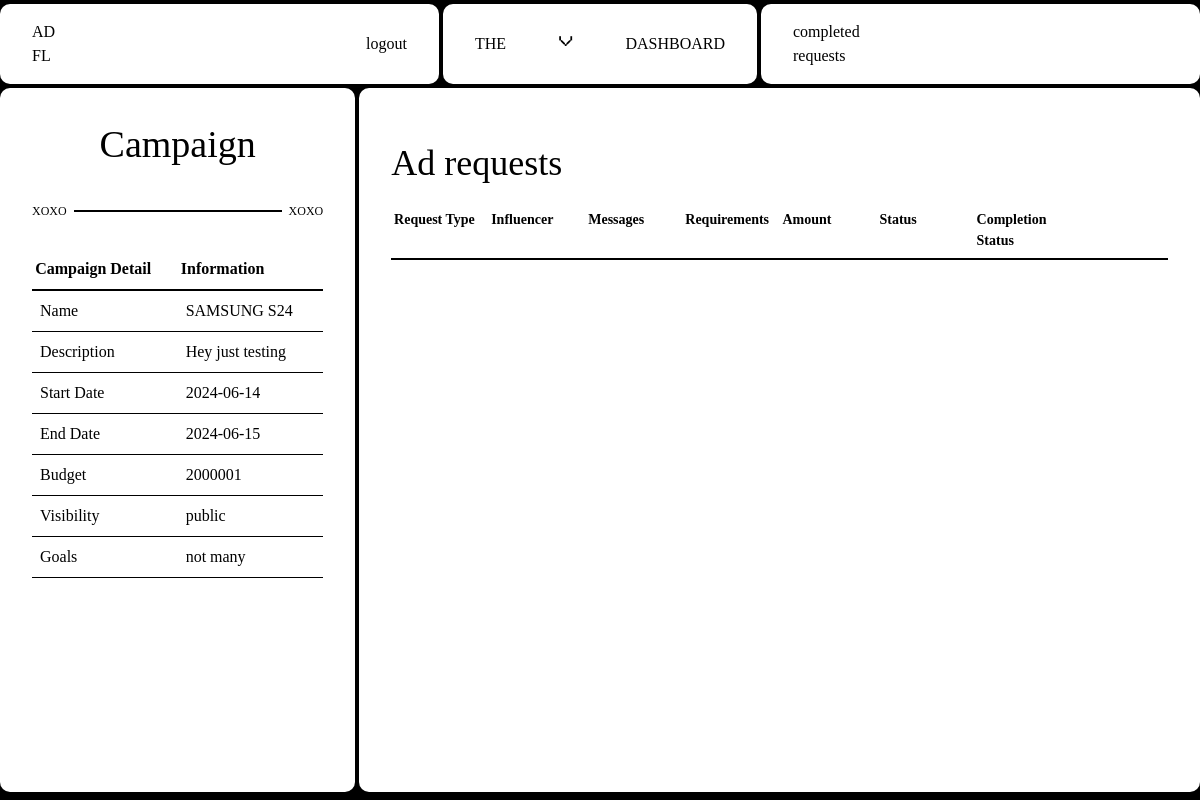
The app's page /sponsor/viewCampaign/1 (signed in), older data.
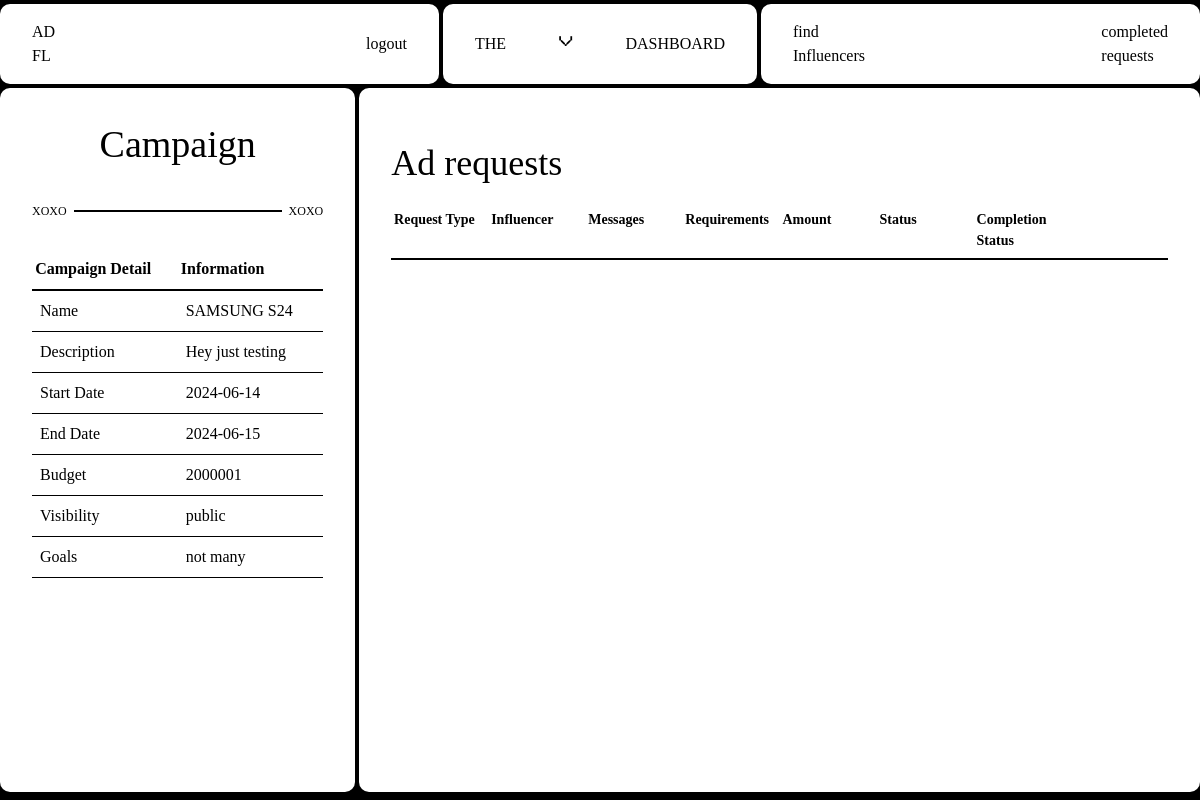
The same page, newer data.
### Adfluence/sponsor.py (the view)
@sponsor.route("/viewCampaign/<int:campaign_id>", methods=["GET"])
@role_required("Sponsor")
@login_required
def viewCampaign(campaign_id):
    campaign = Campaign.query.get_or_404(campaign_id)
    campaignRequests = campaignRequest.query.filter_by(campaign_id=campaign_id).all()
    campaign_requests_with_details = []
    for campaign_request in campaignRequests:
        influencer = Influencer.query.get(campaign_request.influencer_id)
        if influencer:
            influencer_name = influencer.name
            campaign_requests_with_details.append(
                {
                    "request": campaign_request,
                    "influencer_name": influencer_name,
                    "request_type": "Received",
                }
            )
        else:
            flash("Influencer not found", category="error")
    adrequests = AdRequest.query.filter_by(campaign_id=campaign_id).all()
    sent_requests_with_details = []
    for sent_request in adrequests:
        influencer = Influencer.query.get(sent_request.influencer_id)
        influencer_name = influencer.name
        sent_requests_with_details.append(
            {
                "request": sent_request,
                "influencer_name": influencer_name,
                "request_type": "Sent",
            }
        )
    return render_template(
        "Sponsor/viewCampaign.html",
        campaign=campaign,
        ad_requests=sent_requests_with_details,
        campaign_requests=campaign_requests_with_details,
    )

### Adfluence/auth.py (called while the page is built)
def role_required(role):
    def decorator(f):
        @wraps(f)
        def decorated_function(*args, **kwargs):
            if current_user.role != role:
                abort(403)
            return f(*args, **kwargs)
        return decorated_function
    return decorator

### Adfluence/templates/Sponsor/viewCampaign.html (shortened to what this page needs)
{% extends "base.html" %} {% block head %}
<link
  rel="stylesheet"
  href="{{ url_for('static', filename='src/sponsor_css/view_campaign.css') }}"
/>
{% endblock %} {% block content %}
<div class="container">
  <nav>
    <div class="nav-1">
      <a href="{{ url_for('sponsor.dashboard') }}" class="logo view">
        AD <br />
        FL
      </a>
      <a href="{{ url_for('views.logout') }}" class="view">logout</a>
    </div>
    <div class="nav-2">
      <p class="menu-button">the</p>
      <p class="x">v</p>
      <p class="menu-button">dashboard</p>
    </div>
    <div class="nav-3">
      {% if campaign.flagged == False %}
      <a
        href="{{ url_for('sponsor.browse_influencers', campaign_id=campaign.id) }}"
        class="create view"
      >
        find  <br />
        Influencers
      </a>
      {% endif %}
      <a
        href="{{url_for('sponsor.view_completed_ad_requests', campaign_id=campaign.id)}}"
        class="pattern-2 view"
      >
        completed<br />
        requests
      </a>
    </div>
  </nav>
  <div class="content-wrapper">
    <div class="col-1 col">
      <div class="header">
        <h1>Campaign</h1>
      </div>
      <div class="numbers">
        <p>xoxo</p>
        <div class="hr"></div>
        <p>xoxo</p>
      </div>
      <div class="table-wrapper">
        <table class="first-table">
          <tbody>
            <tr>
              <th>Campaign Detail</th>
              <th>Information</th>
            </tr>
            <tr>
              <td>Name</td>
              <td>{{ campaign.name }}</td>
            </tr>
            <tr>
              <td>Description</td>
              <td>{{ campaign.description }}</td>
            </tr>
            <tr>
              <td>Start Date</td>
              <td>{{ campaign.start_date.strftime('%Y-%m-%d') }}</td>
            </tr>
            <tr>
              <td>End Date</td>
              <td>{{ campaign.end_date.strftime('%Y-%m-%d') }}</td>
            </tr>
            <tr>
              <td>Budget</td>
              <td>{{ campaign.budget }}</td>
            </tr>
            <tr>
              <td>Visibility</td>
              <td>{{ campaign.visibility }}</td>
            </tr>
            <tr>
              <td>Goals</td>
              <td>{{ campaign.goals }}</td>
            </tr>
          </tbody>
        </table>
      </div>
    </div>
    <div class="col-2 col">
      <h1>Ad requests</h1>
      <div class="table-wrapper-2">
        <table class="second-table">
          <thead>
            <tr>
              <th>Request Type</th>
              <th>Influencer</th>
              <th>Messages</th>
              <th>Requirements</th>
              <th>Amount</th>
              <th>Status</th>
              <th>Completion Status</th>
              <th></th>
            </tr>
          </thead>
        </table>
      </div>
    </div>
  </div>
</div>
{% endblock %}

Row changes from the older to the newer data that the page shows:
changed Campaign "SAMSUNG S24": flagged True → False (drawn)
Text that changed along with them:
text now shown: "find Influencers"
